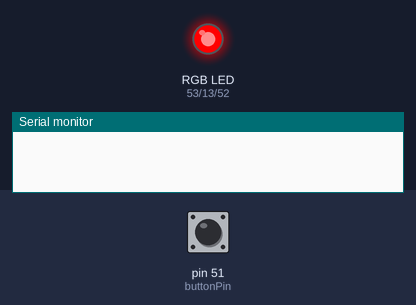
Bench run of a sketch on a simulated Arduino Mega 2560, built with avr-gcc and run on an emulated ATmega2560. Shown: an RGB LED mixed from three pins (HIGH = lit), the last lines printed to the serial monitor. Dashed ring = blinking. Inputs (shaded band) come from the test bench; at power-on: pin 51 (buttonPin) HIGH. Dim RGB values are drawn brighter than linear.

Above: at 1.2 s.
1.3 s: pin 51 (buttonPin) pulled LOW for 0.15 s
At 2.8 s:
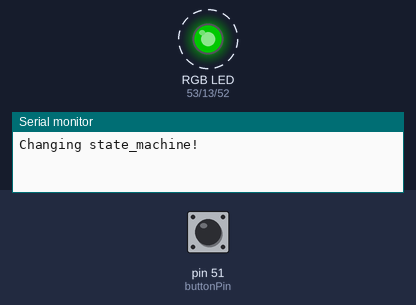
4.4 s: pin 51 (buttonPin) pulled LOW for 1 s
At 5.4 s:
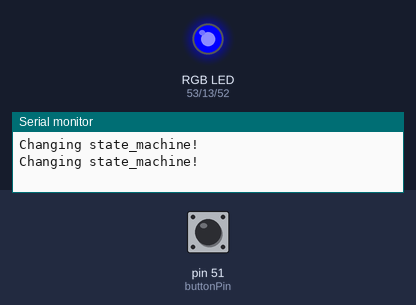
7.4 s: pin 51 (buttonPin) pulled LOW for 3.2 s
At 13.3 s:
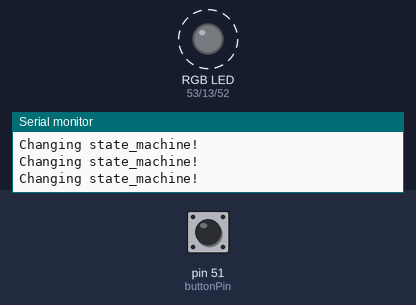
Timing chart, 0 to 18.7 s (numbered marks = the images above; inputs shaded):
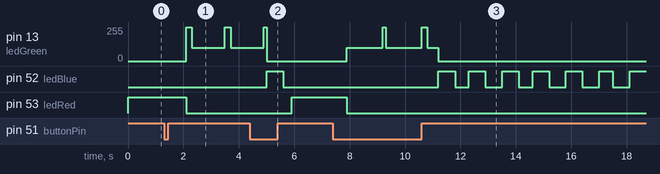

Measured:
- after the input at 1.3 s, pin 13 (ledGreen): alternates 255/255 for 0.20 s and 100/255 for 1.2 s, starting after 0.80 s; pin 53 (ledRed): HIGH → LOW after 0.80 s
- after the input at 4.4 s, pin 52 (ledBlue): LOW → HIGH after 0.60 s, → LOW 0.60 s later; pin 53 (ledRed): LOW → HIGH after 1.5 s
- after the input at 7.4 s, pin 13 (ledGreen): 0/255 → 100/255 after 0.50 s, → 255/255 1.3 s later, → 100/255 0.10 s later, → 255/255 1.3 s later, … (6 changes in this stretch); pin 52 (ledBlue): alternates HIGH for 0.60 s and LOW for 0.60 s, starting after 3.8 s; pin 53 (ledRed): HIGH → LOW after 0.50 s

The sketch:

blink_test.ino
```cpp
const int ledBlue = 52;
const int ledGreen = 13; //has to be PWM
const int ledRed = 53;
const int buttonPin = 51;

enum State {
  DISSARMED,
  COMPLETED,
  ARMED,
};

enum GreenLED {
  GREENOFF,
  GREENLOW,
  GREENON,
};

int flashingDelay = 500;
int strobingOn = 100;
const int strobingLow = 1200;

unsigned long lastSwitchArmed;
unsigned long lastSwitchCompleted;
int state;
int greenLED;
int buttonState;

//debounce
int lastButtonState;   // the previous reading from the input pin
// the following variables are unsigned longs because the time, measured in
// milliseconds, will quickly become a bigger number than can be stored in an int.
unsigned long lastDebounceTime = 0;  // the last time the output pin was toggled
unsigned long debounceDelay = 500;    // the debounce time; increase if the output flickers
bool buttonChanged = false;

int ledOn = 255;
int ledLow = 100;
int ledOff = 0;


void setup() {
// put your setup code here, to run once:
pinMode(ledBlue, OUTPUT);
pinMode(ledGreen, OUTPUT);
pinMode(ledRed, OUTPUT);
pinMode(buttonPin, INPUT_PULLUP);
lastSwitchCompleted = millis();
lastSwitchArmed = millis();
state = DISSARMED;
lastButtonState = digitalRead(buttonPin);
greenLED = GREENOFF;

Serial.begin(9600);
}

void loop() {
  buttonState = digitalRead(buttonPin);

  // If the switch changed, due to noise or pressing:
  if (buttonState != lastButtonState) {
    // reset the debouncing timer
    lastDebounceTime = millis();
    //Serial.println("Timer started");
  }

  if ((millis() - lastDebounceTime) > debounceDelay && lastDebounceTime != 0) {
    // whatever the reading is at, it's been there for longer than the debounce
    // delay, so take it as the actual current state_machine:
    //Serial.println("Button pressed!");
    lastDebounceTime = 0;
    // if the button state_machine has changed:
    buttonChanged  = 1;
  }

  // save the reading. Next time through the loop, it'll be the lastButtonState:
  lastButtonState = buttonState;


  if(buttonChanged) {
    buttonChanged = 0;
     Serial.println("Changing state_machine!");

    if (state == DISSARMED) {
      state = ARMED;
    } else if (state == ARMED) {
      state = COMPLETED;
    } else if (state == COMPLETED) {
      state = DISSARMED;
    }
  }

  switch(state){
    case DISSARMED:
      digitalWrite(ledBlue, LOW);
      analogWrite(ledGreen, ledOff);
      digitalWrite(ledRed, HIGH);
      break;
    case COMPLETED:
      digitalWrite(ledRed, LOW);
      analogWrite(ledGreen, ledOff);
      if((millis() - lastSwitchCompleted) > flashingDelay) {
        lastSwitchCompleted = millis();
        digitalWrite(ledBlue, !digitalRead(ledBlue));
      }
      break;
    case ARMED:
      digitalWrite(ledRed, LOW);
      digitalWrite(ledBlue, LOW);
      if((millis() - lastSwitchArmed) > strobingLow && greenLED == GREENLOW || greenLED == GREENOFF) {
        greenLED = GREENON;
        lastSwitchArmed = millis();
        analogWrite(ledGreen, ledOn);
      } else if ((millis() - lastSwitchArmed) > strobingOn && greenLED == GREENON) {
        greenLED = GREENLOW;
        lastSwitchArmed = millis();
        analogWrite(ledGreen, ledLow);
      }
      break;
    default:
      digitalWrite(ledBlue, LOW);
      analogWrite(ledGreen, 0);
      digitalWrite(ledRed, LOW);
  break;
  }

  delay(100);
}
```
